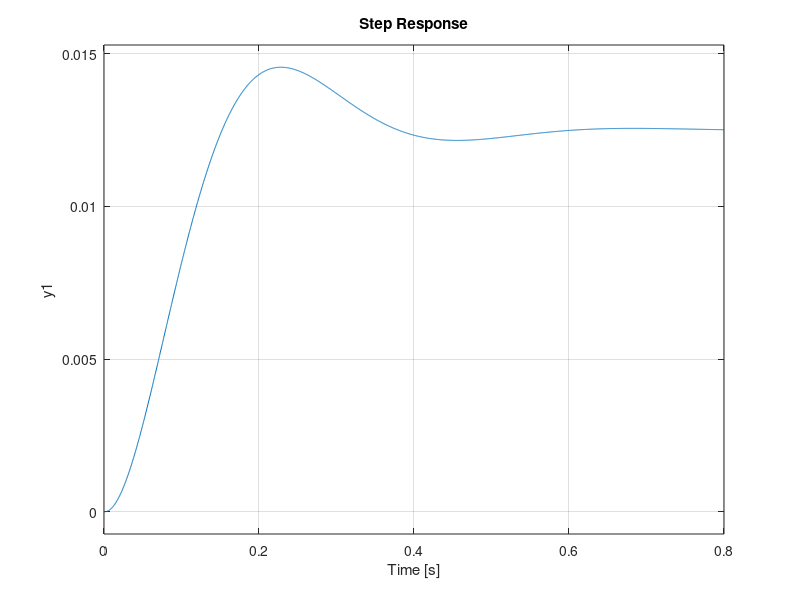
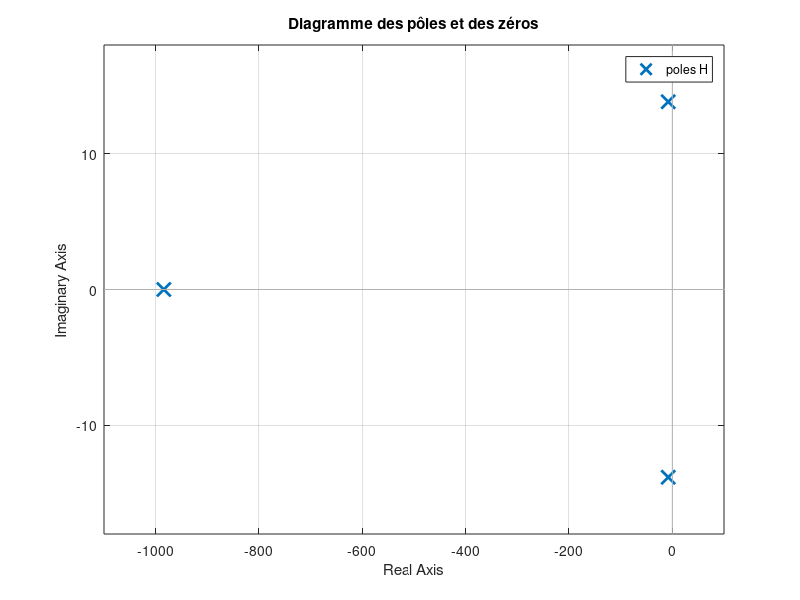

Write the MATLAB code that produced these figures, in order. (Note: this script raises an error after producing the figures.)
% Paramètres donnés
R = 8;           % Résistance (Ω)
L = 8e-3;        % Inductance (H)
k = 50;          % Raideur du ressort (N/m)
m = 200e-3;      % Masse (kg)
alpha = 5;       % Frottement visqueux (N·s/m)
beta = 5;        % Facteur de force (N/A)
fv = 0;          % 

% Matrice d'état
A = [-R/L,       0,    -alpha/L;
      0,         0,        1;
     beta/m, -k/m,    -fv/m];

B = [1/L; 0; 0];         % Vecteur d'entrée
C = [0, 1, 0];           % Vecteur de sortie
D = 0;                   % Terme direct

% Affichage des matrices A, B et C
disp('Matrice A :');
disp(A);
disp('Vecteur B :');
disp(B);
disp('Vecteur C :');
disp(C);

% Affichage des valeurs propores de la matrice
disp('valeurs propores Matrice A :');
disp(eig(A));


% Conversion de l'état-espace en fonction de transfert
[num, den] = ss2tf(A, B, C, D);

% Affichage de la fonction de transfert
disp('Numérateur de la fonction de transfert :');
disp(num);
disp('Dénominateur de la fonction de transfert :');
disp(den);

% Création de la fonction de transfert
H = tf(num, den);

% Affichage de la fonction de transfert
disp('Fonction de transfert H(p) :');
H
figure(1)
step(H)

% Visualisation des pôles et des zéros
figure;
pzmap(H);
title('Diagramme des pôles et des zéros');

% Vérification de la stabilité du système
poles = roots(den);
if all(real(poles) < 0)
    disp('Le système est stable.');
else
    disp('Le système est instable.');
end


A1=[0 1;-k/m -(beta*alpha)/(m*R)];
B1=[0;beta/(m+R)];
C1=[1 0];
D1=0;
eig(A1)
hold on 
step(A1,B1,C1,D)
